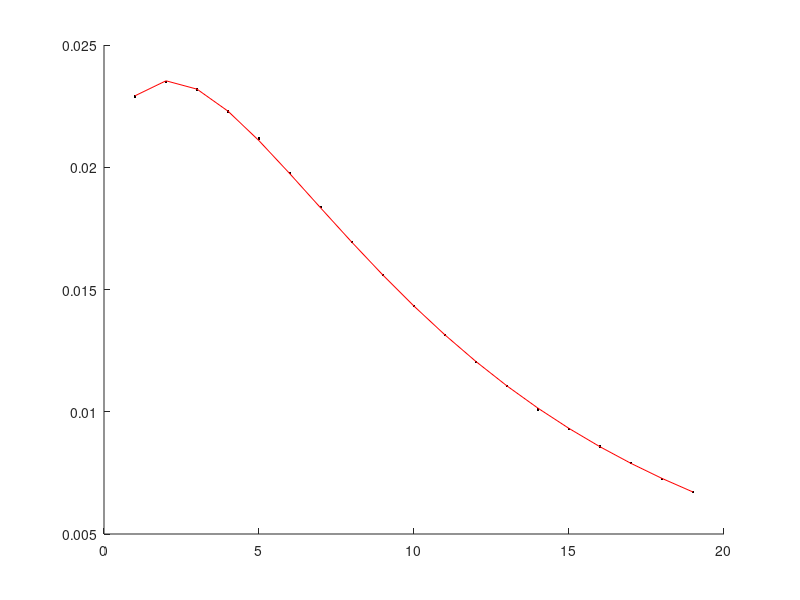
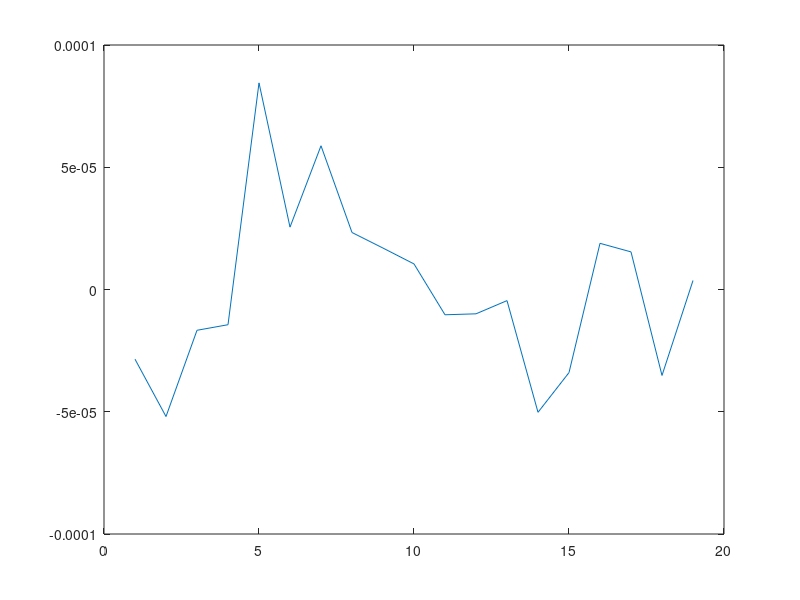

Write the MATLAB code that produced these figures, in order.
clear
clc
% rng(0)
tic
% Will Delete later
%--------------------------------------------------------------------------
% Caplet prices with strike K=0.05 and maturities T_1 to T_{N-1}
Caplets=[0.022922737518613 0.023535825778635 0.023194289857391 0.022294316394003 0.021086407641792 ...
    0.019728461392470 0.018320943715610 0.016927232296721 0.015586172322853 0.014320233052482 ...
    0.013140971196705 0.012052749925964 0.011055287463489 0.010145403965974 0.009318213062292 ...
    0.008567926766803 0.007888391002214 0.007273433858145 0.006717084341419];
%--------------------------------------------------------------------------
% Data
%--------------------------------------------------------------------------
N=20;
Dates=0:N+1; % Times T_0 to T_{N+1}
% Bond prices for T_0 to T_{N+1}
Bstar=[1.000000000000000 0.931733068514009 0.867336864194859 0.807180507606257 0.751390186399840 ...
    0.699924481765438 0.652631479135652 0.609290924427683 0.569644566898682 0.533417438303370 ...
    0.500332340416184 0.470119346466237 0.442521711052162 0.417299242183633 0.394229917259718 ...
    0.373110314043405 0.353755267713142 0.335997045644106 0.319684243642614 0.304680543400063 ...
    0.290863424934260 0.278122895071373];

% Forward Rates fof
fstar = [0.070000000000000 0.071163908099692 0.071749550745182 ...
    0.071750938523962 0.071287420411181 0.070454753142712 ...
    0.069338979002964 0.068001160258291 0.066491256944801 ...
    0.064864780213725 0.063149485640679 0.061384231031525 ...
    0.059591220846755 0.057770455086370 0.055955240441108 ...
    0.054162230256338 0.052391424532061 0.050648374383400 ...
    0.048927528695231 0.047239989697800 0.045596859621355];

alpha = 0.084987000000019;
sigma = 0.025512300000002;
r0 = 0.07;
%--------------------------------------------------------------------------
% Useful Inline functions
%--------------------------------------------------------------------------

A = @(t1,t2)  (1./alpha).*(1-exp(-alpha.*(t2-t1)));

C = @(t1,t2) log(Bstar(t2+1)./Bstar(t1+1)) ...
    + fstar(t1+1).*A(t1,t2) ...
    - ((sigma.^2)/(4*alpha)).*(1-exp(-2*alpha.*t1)).*A(t1,t2).^2 ;

D = @(t) (sigma^2./(2*alpha.^2)) .* ...
    (  1-exp(-alpha.*t).*(1+alpha.*A(zeros(size(t)),t))  ) ...
    + fstar(t+1) ...
    - r0.*exp(-alpha.*t) ;

sigma_Y = @(t1,t2) sqrt((sigma.^2/alpha.^2) .*...
    ((t2 - t1) - A(t1,t2) - 0.5.*alpha.*A(t1,t2).^2 ));

sigma_r =@(t1,t2) sqrt((sigma.^2/(2*alpha)).*(1-exp(-2*alpha.*(t2-t1))));

sigma_rY = @(t1,t2) (0.5.*sigma.^2).*A(t1,t2).^2;

rho_rY = @(t1,t2) (sigma_rY(t1,t2))./( sigma_r(t1,t2).*sigma_Y(t1,t2) );
mu_r =@(t1,t2,rt1) exp(-alpha.*(t2-t1)).*rt1 + D(t2) ...
    -exp(-alpha.*(t2-t1)).*D(t1);

mu_Y =@(t1,t2,Yt1,rt1) Yt1 + A(t1,t2).*rt1 + 0.5.*sigma_Y(t1,t2).^2 - C(t1,t2);
%--------------------------------------------------------------------------
mat = zeros(1,19);
for ix = 1:19
    index = ix; % These will be the inputs for the function
    K = 0.05;  % These will be the inputs for the function
    n = 30000;
    %--------------------------------------------------------------------
    % These all need to be row vectors so that they are compatible with the
    % form of the input data
    t0 = 0;
    t1 = index;
    t2 = t1+1;
    rt0 = r0;
    Yt0 = t0;
    Z = randn(2,n,2);
    Z1 = Z(1,:,1);
    Z2 = Z(2,:,1);
    Z3 = Z(1,:,2);
    Z4 = Z(2,:,2);
    % These are the joint realisations for the short rate and corresponding
    % discount factors for time T
    %----------------------------------------------------------------------
    rt1 = mu_r(t0,t1,r0) + sigma_r(t0,t1).*Z1;
    Yt1 = mu_Y(t0,t1,Yt0,r0) + sigma_Y(t0,t1).*...
        (rho_rY(t0,t1).*Z1 + sqrt(1-rho_rY(t0,t1).^2).*Z2 );
    Yt2 = mu_Y(t1,t2,Yt1,rt1) + sigma_Y(t1,t2).*...
        (rho_rY(t1,t2).*Z3 + sqrt(1-rho_rY(t1,t2).^2).*Z4 );
    Beta_t2 = exp(Yt2);
    
    % Computation of the Bond Price
    Bt1t2 = exp(-A(t1,t2).*rt1 + C(t1,t2));
    sample1 = (1./Beta_t2).*max(((1./Bt1t2)-1)-K,0);
    sample2 = 1./Bt1t2;
    exact = exp(-C(t1,t2)+A(t1,t2).*mu_r(t0,t1,r0)...
        +0.5* (A(t1,t2)*sigma_r(0,index)).^2 );
    n0 = n*.1;
    helper = cov(sample1(1:n0),sample2(1:n0));
    alpha_opt = -helper(2,1)/helper(2,2);
    Price = mean(sample1 + alpha_opt.*(sample2-exact)); 
    mat(ix) = Price;
end
t= toc;
time_seconds = 1000*(t/19)
figure()
hold on
plot(1:19,mat,'k.')
plot(1:19,Caplets,'r-')
figure()
plot(1:19,mat-Caplets)

error = (mat-Caplets)*(mat-Caplets).'
